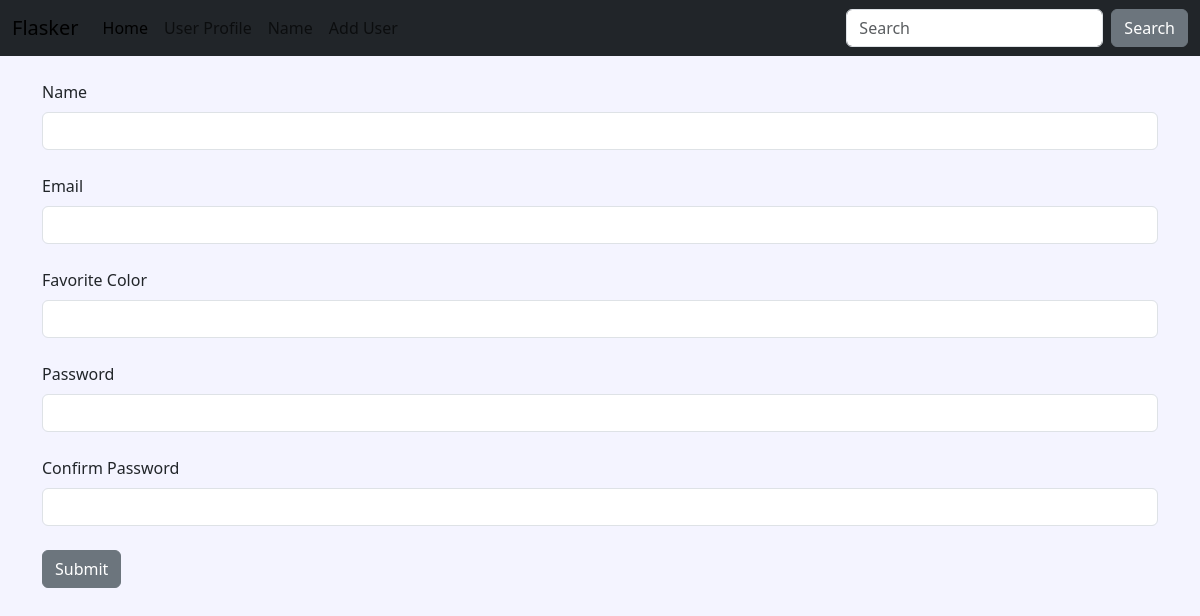
The page /user/add on the database as committed earlier.
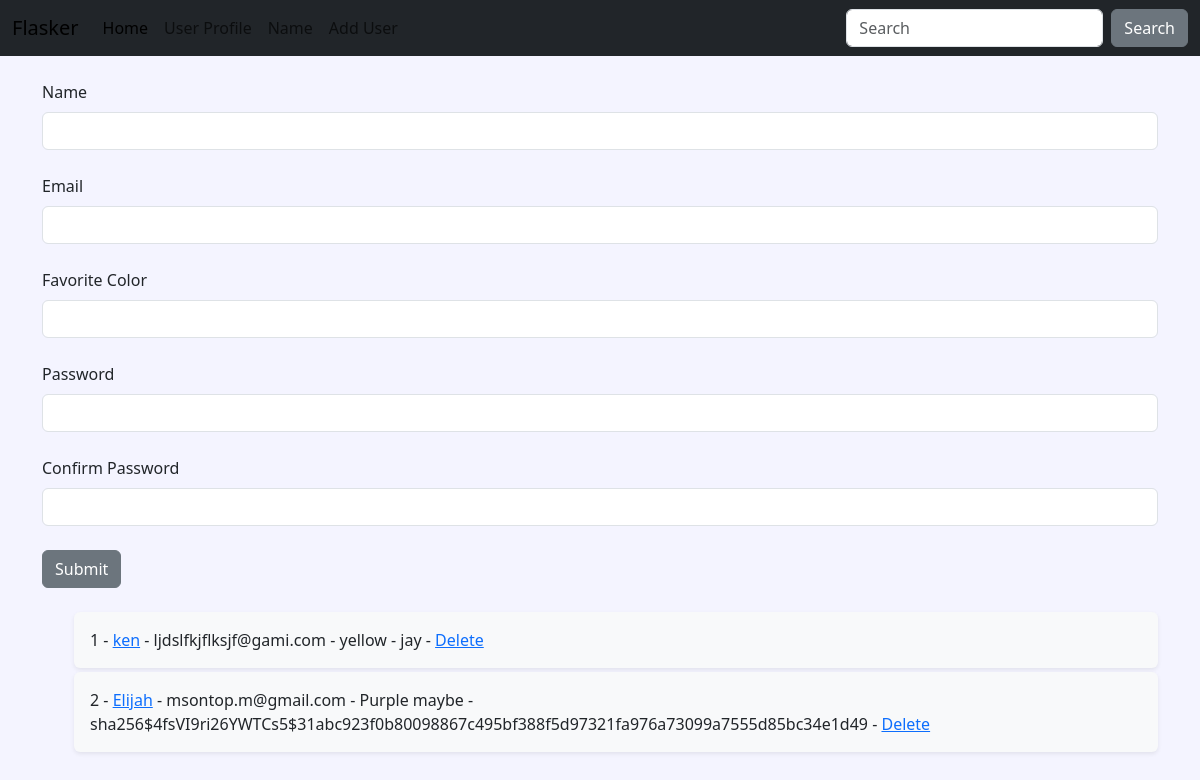
The same page on the database as committed later.
### hello.py (models this page shows, shortened)
class Users(db.Model):
    id = db.Column(db.Integer, primary_key=True)
    name = db.Column(db.String(200), nullable=False)
    email = db.Column(db.String(200), nullable=False, unique=True)
    favorite_color = db.Column(db.String(120))
    date_added = db.Column(db.DateTime, default=datetime.utcnow)
    password_hash = db.Column(db.String(128))
    @property
    def password(self):
        raise AttributeError('Password is not a readable attr!')

### hello.py (the view, shortened to what this page needs)
@app.route('/user/add', methods=['GET', 'POST'])
def add_user():
    name = None
    form = UserFrom()
    our_users=Users.query.order_by(Users.date_added)
    return render_template('add_user.html',
                           form=form,
                           name=name,
                           our_users=our_users)

### hello.py
class UserFrom(FlaskForm):
    name = StringField('Name', validators=[DataRequired()])
    email = StringField('Email', validators=[DataRequired()])
    favorite_color = StringField('Favorite Color')
    password_hash = PasswordField('Password', validators=[DataRequired(), EqualTo('password_hash2', message='password must match!')])
    password_hash2 = PasswordField('Confirm Password', validators=[DataRequired()])
    submit = SubmitField('Submit')

### templates/add_user.html (shortened to what this page needs)
{% extends 'base.html' %}
{% block content%}
<form method="POST">
    {{ form.name.label(class="form-label") }}
    {{ form.name(class="form-control") }}
    <br />
    {{ form.email.label(class="form-label") }}
    {{ form.email(class="form-control") }}
    <br />
    {{ form.favorite_color.label(class="form-label") }}
    {{ form.favorite_color(class="form-control") }}
    <br />
    {{ form.password_hash.label(class="form-label") }}
    {{ form.password_hash(class="form-control") }}
    <br />
    {{ form.password_hash2.label(class="form-label") }}
    {{ form.password_hash2(class="form-control") }}
    <br />
    {{ form.submit(class="btn btn-secondary") }}
</form>
<br/>
<ul style="list-style-type: none;">
    {% for our_user in our_users %}
    <div class="shadow-sm p-3 mb-1 bg-body-tertiary rounded">
        <li>{{ our_user.id }} - <a href="{{ url_for('update', id=our_user.id) }}">{{ our_user.name }}</a> - {{ our_user.email }} - {{ our_user.favorite_color }} - {{ our_user.password_hash }} - <a href="{{ url_for('delete', id=our_user.id) }}">Delete</a></li>
    </div>
    {% endfor %}
</ul>
{% endblock %}

### templates/base.html (shortened to what this page needs)
<!doctype html>
<html lang="en">
<head>
    <link href="https://cdn.jsdelivr.net/npm/bootstrap@5.3.0-alpha1/dist/css/bootstrap.min.css" rel="stylesheet"
>
    <link href="{{ url_for('static', filename='css/style.css') }}" rel="stylesheet"></link>
</head>
<body>
    {% include 'navbar.html'%}
    <div class="container">
        <br/>
        {% block content %}
        {% endblock %}
    </div>
</body>
</html>

### templates/navbar.html (shortened to what this page needs)
<nav class="navbar navbar-expand-lg bg-dark text-white">
    <div class="container-fluid">
      <a class="navbar-brand" href="{{ url_for('index') }}">Flasker</a>
      <div class="collapse navbar-collapse" id="navbarSupportedContent">
        <ul class="navbar-nav me-auto mb-2 mb-lg-0 text-white">
          <li class="nav-item">
            <a class="nav-link active" aria-current="page" href="{{ url_for('index') }}">Home</a>
          </li>
          <li class="nav-item">
            <a class="nav-link" href="{{ url_for('user', name='moyo') }}">User Profile</a>
          </li>
          <li class="nav-item">
            <a class="nav-link" href="{{ url_for('name') }}">Name</a>
          </li>
          <li class="nav-item">
            <a class="nav-link" href="{{ url_for('add_user') }}">Add User</a>
          </li>
        </ul>
        <form class="d-flex" role="search">
          <input class="form-control me-2" type="search" placeholder="Search" aria-label="Search">
          <button class="btn btn-secondary" type="submit">Search</button>
        </form>
      </div>
    </div>
  </nav>

### static/css/style.css (style rules this page uses)
body { background-color: #f4f4ff; }

Rows that differ between the two databases and show on the page:
added Users: id "1", name "ken", email "ljdslfkjflksjf@gami.com", favorite_color "yellow", password_hash "jay"
added Users: id "2", name "Elijah", email "msontop.m@gmail.com", favorite_color "Purple maybe", password_hash "sha256$4fsVI9ri26YWTCs5$31abc923f0b80098867c495bf388f5d97321fa976a73099a7555d85bc34e1d49"
